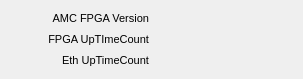
<?xml version="1.0" encoding="UTF-8"?>
<ui version="4.0">
 <class>Form</class>
 <widget class="QWidget" name="Form">
  <property name="geometry">
   <rect>
    <x>0</x>
    <y>0</y>
    <width>303</width>
    <height>79</height>
   </rect>
  </property>
  <property name="windowTitle">
   <string>Firmware Version - ${DEVICE}</string>
  </property>
  <layout class="QGridLayout" name="gridLayout">
   <item row="2" column="1">
    <widget class="PyDMLabel" name="PyDMLabel_4">
     <property name="font">
      <font>
       <pointsize>8</pointsize>
      </font>
     </property>
     <property name="toolTip">
      <string/>
     </property>
     <property name="channel" stdset="0">
      <string>ca://${DEVICE}:AMC_ETHUPTIMECNT</string>
     </property>
    </widget>
   </item>
   <item row="1" column="0">
    <widget class="QLabel" name="label_3">
     <property name="font">
      <font>
       <pointsize>8</pointsize>
      </font>
     </property>
     <property name="text">
      <string>FPGA UpTImeCount</string>
     </property>
     <property name="alignment">
      <set>Qt::AlignRight|Qt::AlignTrailing|Qt::AlignVCenter</set>
     </property>
    </widget>
   </item>
   <item row="0" column="1">
    <widget class="PyDMLabel" name="PyDMLabel_2">
     <property name="font">
      <font>
       <pointsize>8</pointsize>
      </font>
     </property>
     <property name="toolTip">
      <string/>
     </property>
     <property name="channel" stdset="0">
      <string>ca://${DEVICE}:AMC_FPGAVERSION</string>
     </property>
     <property name="displayFormat" stdset="0">
      <enum>PyDMLabel::Hex</enum>
     </property>
    </widget>
   </item>
   <item row="1" column="1">
    <widget class="PyDMLabel" name="PyDMLabel_3">
     <property name="font">
      <font>
       <pointsize>8</pointsize>
      </font>
     </property>
     <property name="toolTip">
      <string/>
     </property>
     <property name="channel" stdset="0">
      <string>ca://${DEVICE}:AMC_UPTIMECNT</string>
     </property>
    </widget>
   </item>
   <item row="0" column="0">
    <widget class="QLabel" name="label_2">
     <property name="font">
      <font>
       <pointsize>8</pointsize>
      </font>
     </property>
     <property name="text">
      <string>AMC FPGA Version</string>
     </property>
     <property name="alignment">
      <set>Qt::AlignRight|Qt::AlignTrailing|Qt::AlignVCenter</set>
     </property>
    </widget>
   </item>
   <item row="2" column="0">
    <widget class="QLabel" name="label_4">
     <property name="font">
      <font>
       <pointsize>8</pointsize>
      </font>
     </property>
     <property name="text">
      <string>Eth UpTimeCount</string>
     </property>
     <property name="alignment">
      <set>Qt::AlignRight|Qt::AlignTrailing|Qt::AlignVCenter</set>
     </property>
    </widget>
   </item>
  </layout>
 </widget>
 <customwidgets>
  <customwidget>
   <class>PyDMLabel</class>
   <extends>QLabel</extends>
   <header>pydm.widgets.label</header>
  </customwidget>
 </customwidgets>
 <resources/>
 <connections/>
</ui>
